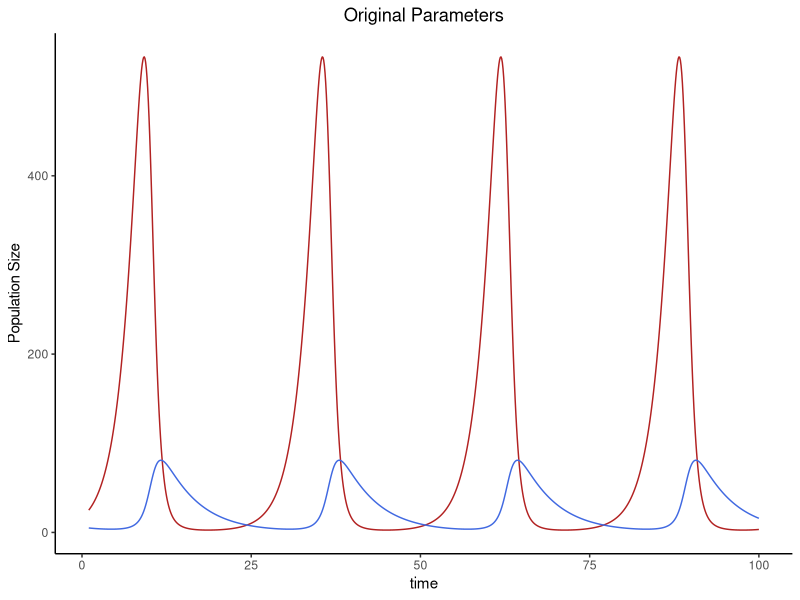
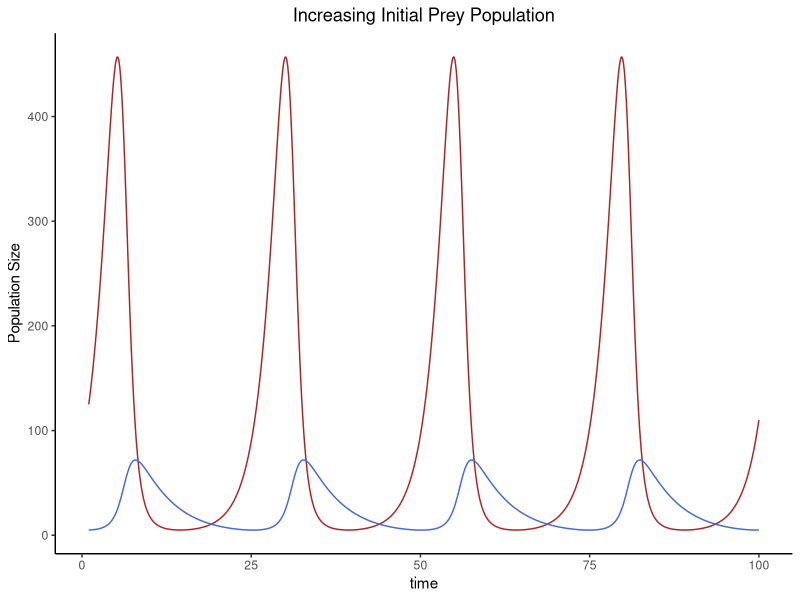
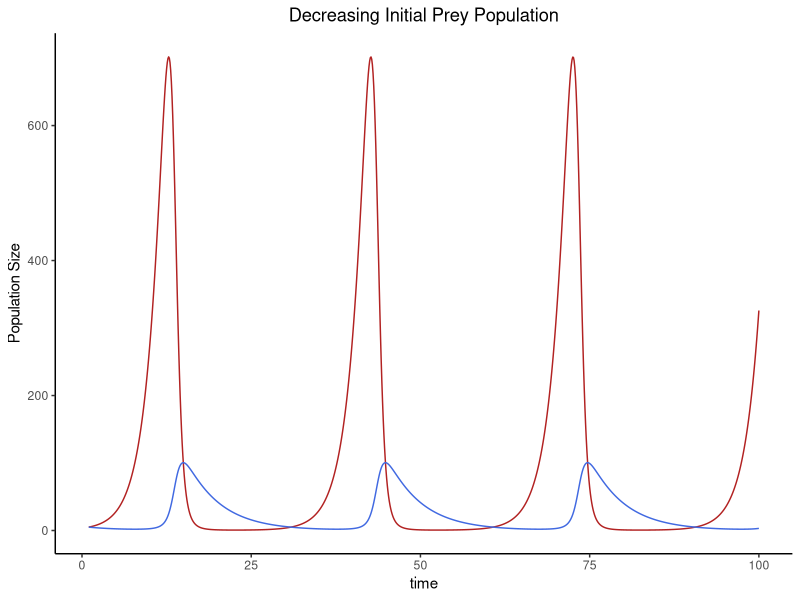
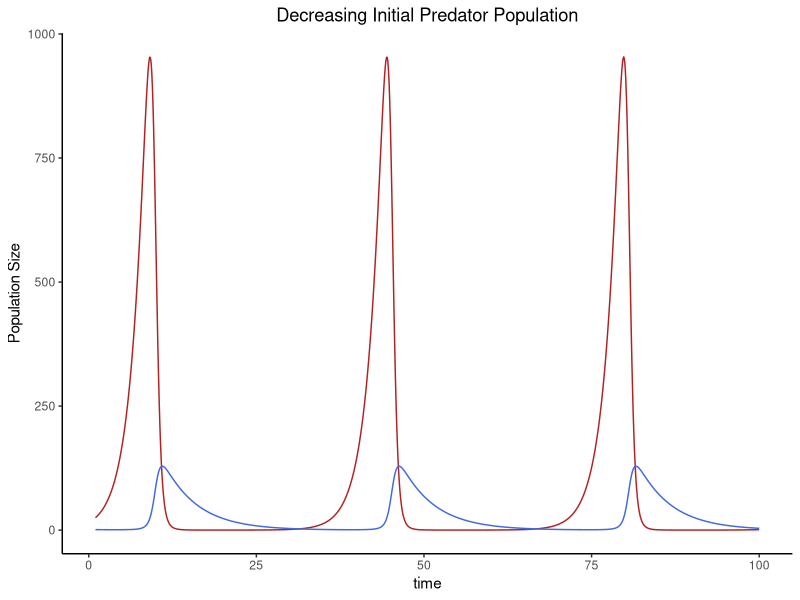
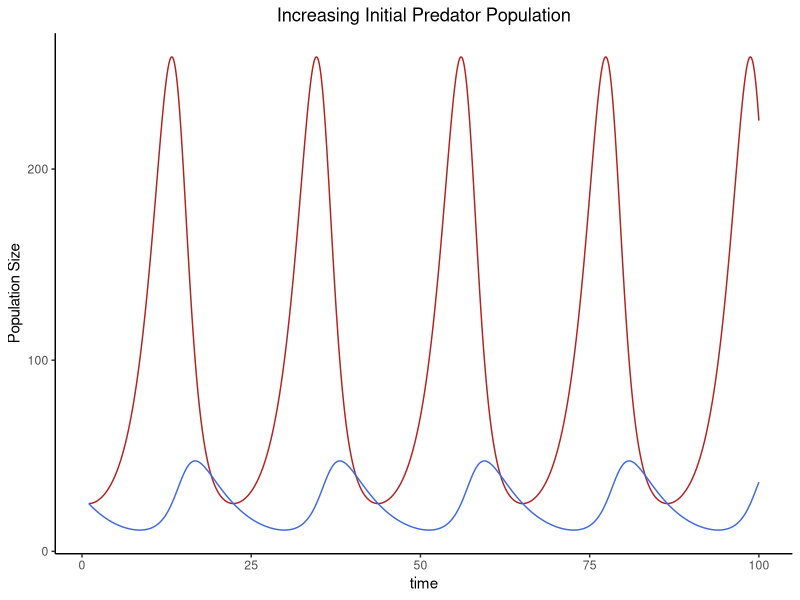
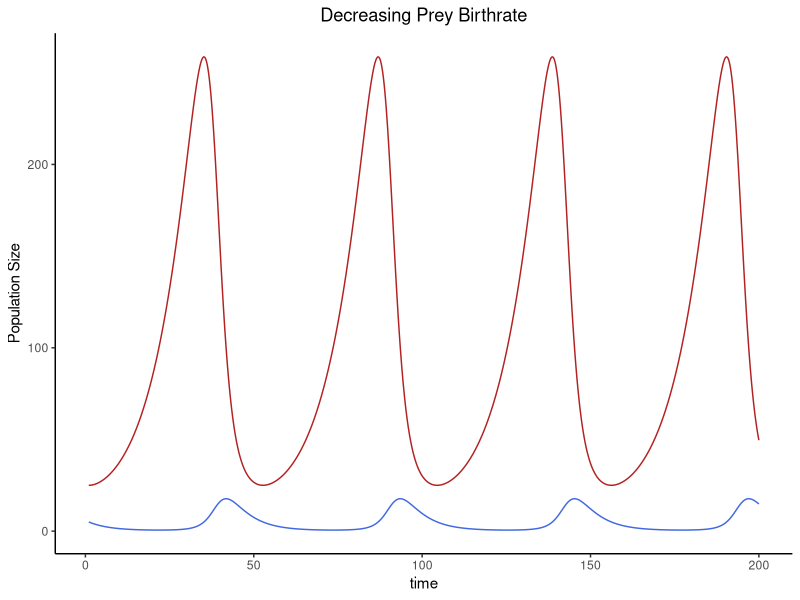
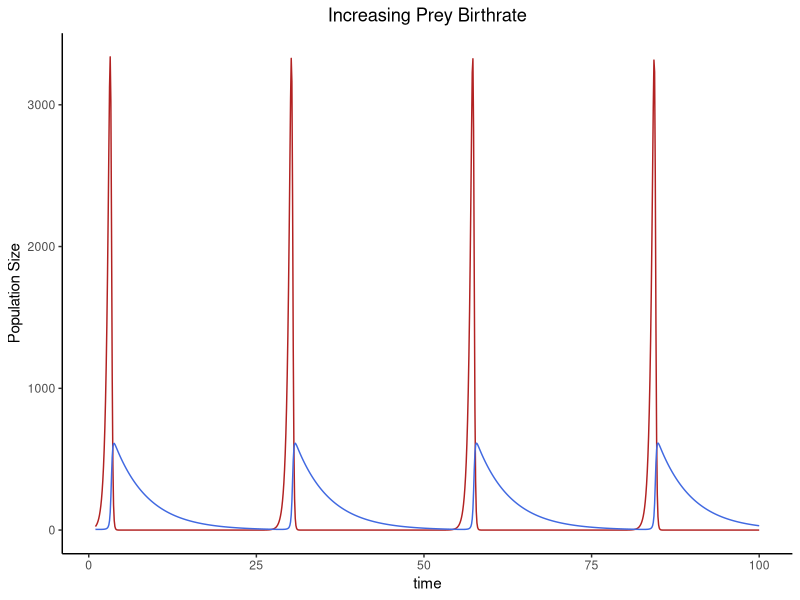
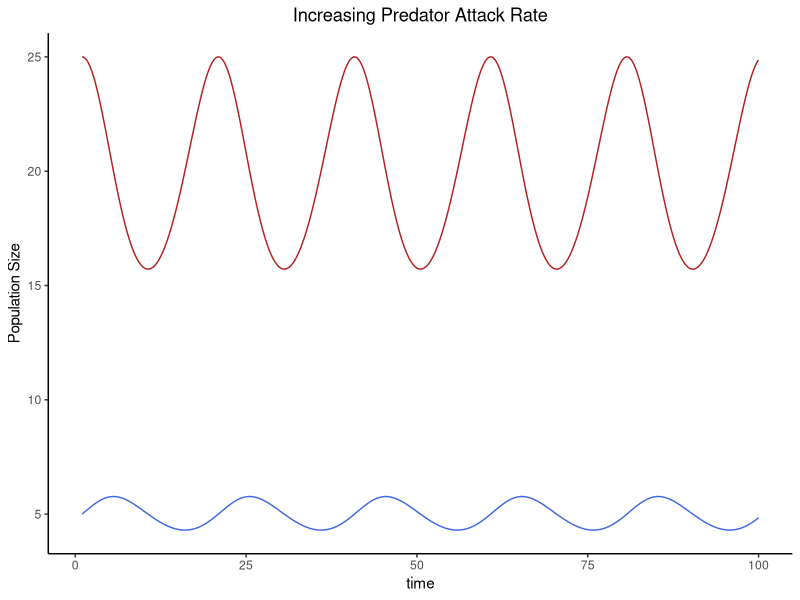

Recreate these plots in R, in order.
## ---- chunk 1
# Load the deSolve package required for solving differential equations in R and ggplot2 package for graphing
library(deSolve)
library(ggplot2)


# Create a custom function for simulating Lotka-Volterra Competition Model
predPreySim<-function(t,y,p){
  herbivore=y[1]
  carnivore=y[2]
  h_birthrate=p[1]
  c_attackrate=p[2]
  h_c_efficiency=p[3]
  c_death=p[4]
  dHerb_dt=(h_birthrate*herbivore)-(c_attackrate*carnivore*herbivore)
  dCarn_dt=(h_c_efficiency*c_attackrate*carnivore*herbivore)-(c_death*carnivore)
  return(list(c(dHerb_dt,dCarn_dt)))
}


# Set parameters, initial state variables, and simulation timepoints
y = c(25,5)
p = c(0.5,0.02,0.1,0.2)
times=seq(from=1,to=100,by=0.1)


# Simulate the model using ode
modelSim=ode(y=y,times=times,func=predPreySim,parms=p)
colnames(modelSim)[2] <- "herbivore"
colnames(modelSim)[3] <- "predator"

# Convert to datafrome for plotting purposes
modelSim2 <- as.data.frame(modelSim)

# plot simulation
ggplot(data=modelSim2,aes(x=time)) + geom_line(aes(y=herbivore), colour="firebrick") + geom_line(aes(y=predator),colour="royalblue")+theme_classic()+ylab("Population Size")+ggtitle("Original Parameters")+theme(plot.title = element_text(hjust = 0.5))

## ---- chunk 2
#show result summary of the data frame
summary(modelSim)
## ---- chunk 3
# simulate dynamics by resetting parameters and intitial conditions
y = c(125,5)
p = c(0.5,0.02,0.1,0.2)
times=seq(from=1,to=100,by=0.1)

# Simulate the model using ode
modelSim=ode(y=y,times=times,func=predPreySim,parms=p)
colnames(modelSim)[2] <- "herbivore"
colnames(modelSim)[3] <- "predator"

# save model as a data frame for plotting purposes
modelSim2 <- as.data.frame(modelSim)

# plot simulation
ggplot(data=modelSim2) + geom_line(aes(x=time,y=herbivore),color="firebrick")+geom_line(aes(x=time,y=predator),color="royalblue")+theme_classic()+ylab("Population Size")+ggtitle("Increasing Initial Prey Population")+theme(plot.title = element_text(hjust = 0.5))
## ---- chunk 4
#show result summary of the data frame
summary(modelSim)
## ---- chunk 5
# simulate dynamics by resetting parameters and intitial conditions
y = c(5,5)
p = c(0.5,0.02,0.1,0.2)
times=seq(from=1,to=100,by=0.1)

# Simulate the model using ode
modelSim=ode(y=y,times=times,func=predPreySim,parms=p)
colnames(modelSim)[2] <- "herbivore"
colnames(modelSim)[3] <- "predator"

# save model as a data frame for plotting purposes
modelSim2 <- as.data.frame(modelSim)

# plot simulation
ggplot(data=modelSim2) + geom_line(aes(x=time,y=herbivore),color="firebrick")+geom_line(aes(x=time,y=predator),color="royalblue")+theme_classic()+ylab("Population Size")+ggtitle("Decreasing Initial Prey Population")+theme(plot.title = element_text(hjust = 0.5))
## ---- chunk 6
#show result summary of the data frame
summary(modelSim)
## ---- chunk 7
# simulate dynamics by resetting parameters and intitial conditions
y = c(25,1)
p = c(0.5,0.02,0.1,0.2)
times=seq(from=1,to=100,by=0.1)

# Simulate the model using ode
modelSim=ode(y=y,times=times,func=predPreySim,parms=p)
colnames(modelSim)[2] <- "herbivore"
colnames(modelSim)[3] <- "predator"

# save model as a data frame for plotting purposes
modelSim2 <- as.data.frame(modelSim)

# plot simulation
ggplot(data=modelSim2) + geom_line(aes(x=time,y=herbivore),color="firebrick")+geom_line(aes(x=time,y=predator),color="royalblue")+theme_classic()+ylab("Population Size")+ggtitle("Decreasing Initial Predator Population")+theme(plot.title = element_text(hjust = 0.5))
## ---- chunk 8
#show result summary of the data frame
summary(modelSim)
## ---- chunk 9
# simulate dynamics by resetting parameters and intitial conditions
y = c(25,25)
p = c(0.5,0.02,0.1,0.2)
times=seq(from=1,to=100,by=0.1)

# Simulate the model using ode
modelSim=ode(y=y,times=times,func=predPreySim,parms=p)
colnames(modelSim)[2] <- "herbivore"
colnames(modelSim)[3] <- "predator"

# save model as a data frame for plotting purposes
modelSim2 <- as.data.frame(modelSim)

# plot simulation
ggplot(data=modelSim2) + geom_line(aes(x=time,y=herbivore),color="firebrick")+geom_line(aes(x=time,y=predator),color="royalblue")+theme_classic()+ylab("Population Size")+ggtitle("Increasing Initial Predator Population")+theme(plot.title = element_text(hjust = 0.5))
## ---- chunk 10
#show result summary of the data frame
summary(modelSim)
## ---- chunk 11
# simulate dynamics by resetting parameters and intitial conditions
y = c(25,5)
p = c(0.1,0.02,0.1,0.2)
times=seq(from=1,to=200,by=0.1)

# Simulate the model using ode
modelSim=ode(y=y,times=times,func=predPreySim,parms=p)
colnames(modelSim)[2] <- "herbivore"
colnames(modelSim)[3] <- "predator"

# save model as a data frame for plotting purposes
modelSim2 <- as.data.frame(modelSim)

# plot simulation
ggplot(data=modelSim2) + geom_line(aes(x=time,y=herbivore),color="firebrick")+geom_line(aes(x=time,y=predator),color="royalblue")+theme_classic()+ylab("Population Size")+ggtitle("Decreasing Prey Birthrate")+theme(plot.title = element_text(hjust = 0.5))
## ---- chunk 12
#show result summary of the data frame
summary(modelSim)
## ---- chunk 13
# simulate dynamics by resetting parameters and intitial conditions
y = c(25,5)
p = c(2.5,0.02,0.1,0.2)
times=seq(from=1,to=100,by=0.1)

# Simulate the model using ode
modelSim=ode(y=y,times=times,func=predPreySim,parms=p)
colnames(modelSim)[2] <- "herbivore"
colnames(modelSim)[3] <- "predator"

# save model as a data frame for plotting purposes
modelSim2 <- as.data.frame(modelSim)

# plot simulation
ggplot(data=modelSim2) + geom_line(aes(x=time,y=herbivore),color="firebrick")+geom_line(aes(x=time,y=predator),color="royalblue")+theme_classic()+ylab("Population Size")+ggtitle("Increasing Prey Birthrate")+theme(plot.title = element_text(hjust = 0.5))
## ---- chunk 14
#show result summary of the data frame
summary(modelSim)
## ---- chunk 15
# simulate dynamics by resetting parameters and intitial conditions
y = c(25,5)
p = c(0.5,0.1,0.1,0.2)
times=seq(from=1,to=100,by=0.1)

# Simulate the model using ode
modelSim=ode(y=y,times=times,func=predPreySim,parms=p)
colnames(modelSim)[2] <- "herbivore"
colnames(modelSim)[3] <- "predator"

# save model as a data frame for plotting purposes
modelSim2 <- as.data.frame(modelSim)

# plot simulation
ggplot(data=modelSim2) + geom_line(aes(x=time,y=herbivore),color="firebrick")+geom_line(aes(x=time,y=predator),color="royalblue")+theme_classic()+ylab("Population Size")+ggtitle("Increasing Predator Attack Rate")+theme(plot.title = element_text(hjust = 0.5))
## ---- chunk 16
#show result summary of the data frame
summary(modelSim)
## ---- chunk 17
# simulate dynamics by resetting parameters and intitial conditions
y = c(25,5)
p = c(0.5,0.004,0.1,0.2)
times=seq(from=1,to=100,by=0.1)

# Simulate the model using ode
modelSim=ode(y=y,times=times,func=predPreySim,parms=p)
colnames(modelSim)[2] <- "herbivore"
colnames(modelSim)[3] <- "predator"

# save model as a data frame for plotting purposes
modelSim2 <- as.data.frame(modelSim)

# plot simulation
ggplot(data=modelSim2) + geom_line(aes(x=time,y=herbivore),color="firebrick")+geom_line(aes(x=time,y=predator),color="royalblue")+theme_classic()+ylab("Population Size")+ggtitle("Decreasing Predator Attack Rate")+theme(plot.title = element_text(hjust = 0.5))
## ---- chunk 18
#show result summary of the data frame
summary(modelSim)
## ---- chunk 19
# simulate dynamics by resetting parameters and intitial conditions
y = c(25,5)
p = c(0.5,0.02,0.5,0.2)
times=seq(from=1,to=100,by=0.1)

# Simulate the model using ode
modelSim=ode(y=y,times=times,func=predPreySim,parms=p)
colnames(modelSim)[2] <- "herbivore"
colnames(modelSim)[3] <- "predator"

# save model as a data frame for plotting purposes
modelSim2 <- as.data.frame(modelSim)

# plot simulation
ggplot(data=modelSim2) + geom_line(aes(x=time,y=herbivore),color="firebrick")+geom_line(aes(x=time,y=predator),color="royalblue")+theme_classic()+ylab("Population Size")+ggtitle("Increasing Conversion Efficiency")+theme(plot.title = element_text(hjust = 0.5))
## ---- chunk 20
#show result summary of the data frame
summary(modelSim)
## ---- chunk 21
# simulate dynamics by resetting parameters and intitial conditions
y = c(25,5)
p = c(0.5,0.02,0.02,0.2)
times=seq(from=1,to=100,by=0.1)

# Simulate the model using ode
modelSim=ode(y=y,times=times,func=predPreySim,parms=p)
colnames(modelSim)[2] <- "herbivore"
colnames(modelSim)[3] <- "predator"

# save model as a data frame for plotting purposes
modelSim2 <- as.data.frame(modelSim)

# plot simulation
ggplot(data=modelSim2) + geom_line(aes(x=time,y=herbivore),color="firebrick")+geom_line(aes(x=time,y=predator),color="royalblue")+theme_classic()+ylab("Population Size")+ggtitle("Decreasing Conversion Efficiency")+theme(plot.title = element_text(hjust = 0.5))
## ---- chunk 22
#show result summary of the data frame
summary(modelSim)
## ---- chunk 23
# simulate dynamics by resetting parameters and intitial conditions
y = c(25,5)
p = c(0.5,0.02,0.1,1)
times=seq(from=1,to=100,by=0.1)

# Simulate the model using ode
modelSim=ode(y=y,times=times,func=predPreySim,parms=p)
colnames(modelSim)[2] <- "herbivore"
colnames(modelSim)[3] <- "predator"

# save model as a data frame for plotting purposes
modelSim2 <- as.data.frame(modelSim)

# plot simulation
ggplot(data=modelSim2) + geom_line(aes(x=time,y=herbivore),color="red")+geom_line(aes(x=time,y=predator),color="blue")+theme_classic()+ylab("Population Size")+ggtitle("Decreasing Prey Birthrate")+theme(plot.title = element_text(hjust = 0.5))
## ---- chunk 24
#show result summary of the data frame
summary(modelSim)
## ---- chunk 25
# simulate dynamics by resetting parameters and intitial conditions
y = c(25,5)
p = c(0.5,0.02,0.1,0.02)
times=seq(from=1,to=1000,by=0.1)

# Simulate the model using ode
modelSim=ode(y=y,times=times,func=predPreySim,parms=p)
colnames(modelSim)[2] <- "herbivore"
colnames(modelSim)[3] <- "predator"

# save model as a data frame for plotting purposes
modelSim2 <- as.data.frame(modelSim)

# plot simulation
ggplot(data=modelSim2) + geom_line(aes(x=time,y=herbivore),color="red")+geom_line(aes(x=time,y=predator),color="blue")+theme_classic()+ylab("Population Size")+ggtitle("Decreasing Prey Birthrate")+theme(plot.title = element_text(hjust = 0.5))
## ---- chunk 26
#show result summary of the data frame
summary(modelSim)
